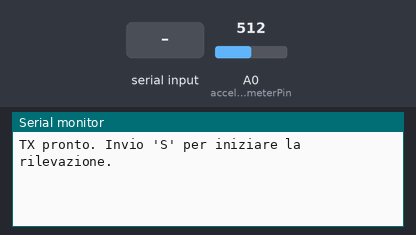
Bench run of a sketch on a simulated Arduino Uno, built with avr-gcc and run on an emulated ATmega328P. Parts: the last lines printed to the serial monitor. Inputs (shaded band) come from the test bench; at power-on: A0 (accelerometerPin) = 512. No radio packets arrive unless stated.

Above: at 1.2 s.
1.3 s: "S" received over Serial
At 2.2 s:
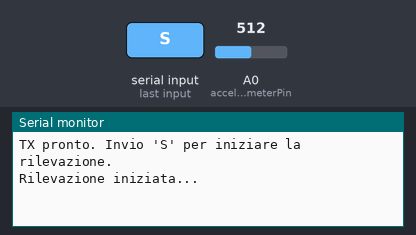
At 7.4 s:
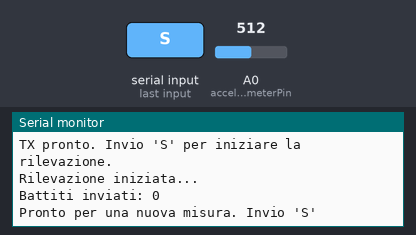

Measured:
- after the input at 1.3 s, the serial monitor: prints a new line at once (image 1)

The sketch:

tx.ino
```cpp
#include <SPI.h>
#include "RF24.h"

#define CE_PIN 7
#define CSN_PIN 8
RF24 radio(CE_PIN, CSN_PIN);

uint8_t address[][6] = {"1Node", "2Node"};
bool radioNumber = 1;  // Utilizza "2Node" come indirizzo
const int accelerometerPin = A0;

// Configurazione campionamento
const int sampleInterval = 50;     // Intervallo tra campioni (ms)
const int sampleDuration = 5000;    // Durata totale (ms)
const int sampleCount = sampleDuration / sampleInterval;
int samples[sampleCount];

int payload = 0;
enum State { WAITING, SAMPLING };
State currentState = WAITING;
unsigned long lastSampleTime = 0;
int currentSample = 0;

void setup() {
  Serial.begin(115200);
  if (!radio.begin()) {
    Serial.println("Errore radio!");
    while (1);
  }

  radio.setPALevel(RF24_PA_LOW);
  radio.setPayloadSize(sizeof(payload));
  radio.openWritingPipe(address[radioNumber]);
  radio.stopListening();

  pinMode(accelerometerPin, INPUT);
  Serial.println("TX pronto. Invio 'S' per iniziare la rilevazione.");
}

void loop() {
  if (currentState == WAITING && Serial.available() && Serial.read() == 'S') {
    currentState = SAMPLING;
    currentSample = 0;
    lastSampleTime = millis();
    Serial.println("Rilevazione iniziata...");
  }

  if (currentState == SAMPLING) {
    if (millis() - lastSampleTime >= sampleInterval) {
      samples[currentSample] = analogRead(accelerometerPin);
      lastSampleTime = millis();

      if (++currentSample >= sampleCount) {
        // Calcola battiti
        int battiti = 0;
        for (int i = 1; i < sampleCount; i++) {
          if (samples[i-1] * samples[i] < 0) battiti++;
        }
        payload = battiti;

        if (radio.write(&payload, sizeof(payload))) {
          Serial.print("Battiti inviati: ");
          Serial.println(payload);
        } else {
          Serial.println("Invio fallito!");
        }
        currentState = WAITING;
        Serial.println("Pronto per una nuova misura. Invio 'S'");
      }
    }
  }
}
```
